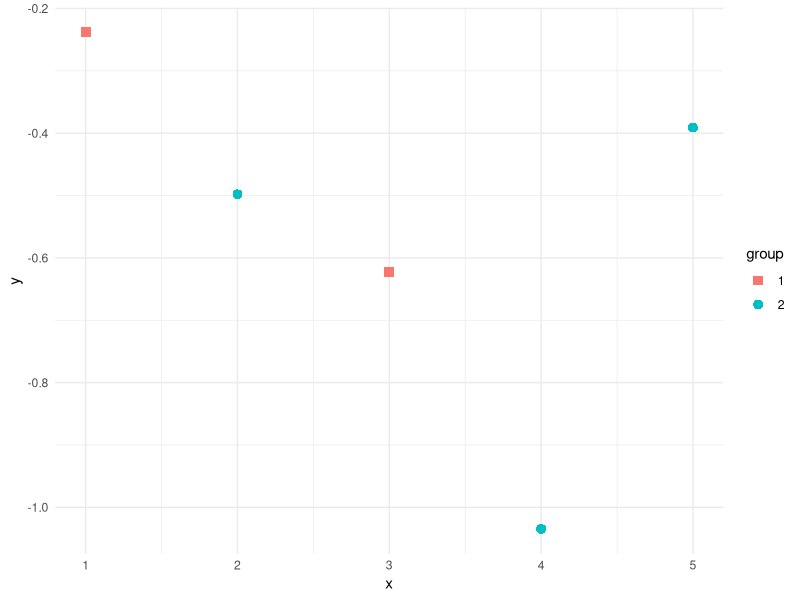
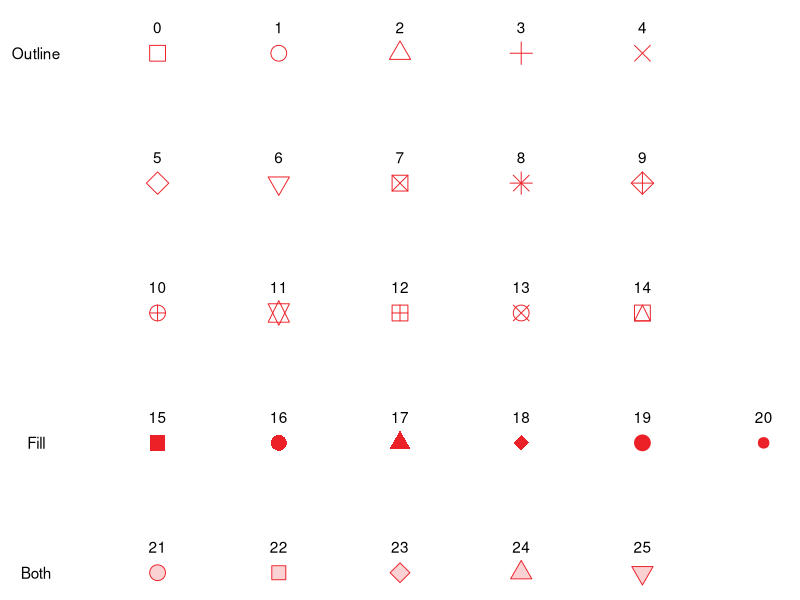
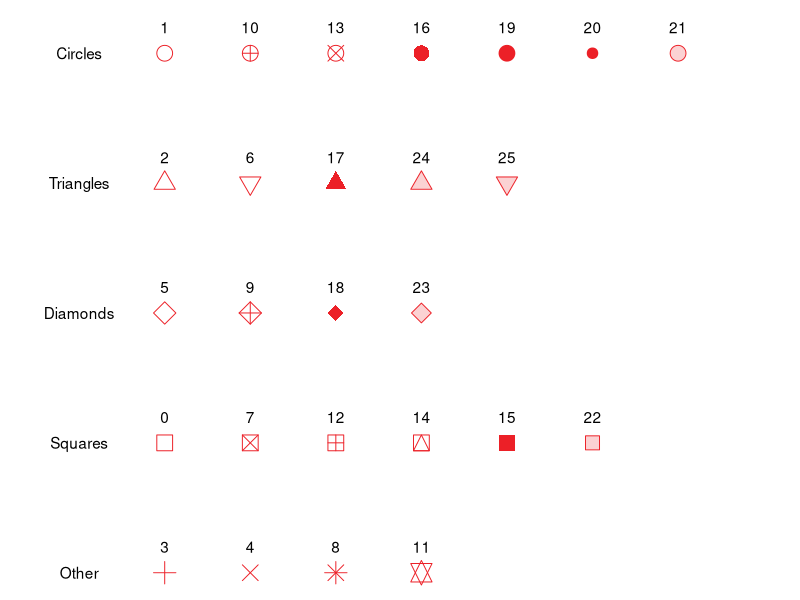

Generate these figures, in order, with R:
## ---- chunk 1
library(ggplot2)

dt = data.frame(x = 1:5, 
                y = rnorm(5), 
                group = as.factor(c(1, 2, 1, 2, 2)))

ggplot(dt, aes(x, y)) +
  geom_point(aes(shape = group, color = group), size = 3) + 
  scale_shape_manual(values = c(15, 16)) + 
  theme_minimal()
## ---- chunk 2
y = rep(5:1, times = c(5, 5, 5, 6, 5))
x = c(1:5, 1:5, 1:5, 1:6, 1:5)
shape = 0:25
dt = data.frame(x, y, shape)
ggplot(dt, aes(x, y, label = shape)) +
  geom_point(aes(shape = as.factor(shape)), size = 5,
             color = "#ec2027", fill = "#fbd2d3") + 
  geom_text(nudge_y = 0.2)  + 
  annotate("text", x = 0, y = 5, label = "Outline") +
  annotate("text", x = 0, y = 2, label = "Fill") +
  annotate("text", x = 0, y = 1, label = "Both") +
  scale_shape_manual(values = dt$shape) + 
  guides(shape = F) +
  theme_void()
## ---- chunk 3
y = rep(5:1, times = c(7, 5, 4, 6, 4))
x = c(1:7, 1:5, 1:4, 1:6, 1:4) 
shape = c(1, 10, 13, 16, 19, 20, 21,
          2, 6, 17, 24, 25,
          5, 9, 18, 23,
          0, 7, 12, 14, 15, 22,
          3, 4, 8, 11)
shape_factor = as.factor(0:25)
dt = data.frame(x, y, shape, shape_factor)
ggplot(dt, aes(x, y, label = shape)) +
  geom_point(aes(shape = shape_factor), size = 5,
             color = "#ec2027", fill = "#fbd2d3") + 
  geom_text(nudge_y = 0.2) + 
  annotate("text", x = 0, y = 5, label = "Circles") +
  annotate("text", x = 0, y = 4, label = "Triangles") +
  annotate("text", x = 0, y = 3, label = "Diamonds") +
  annotate("text", x = 0, y = 2, label = "Squares") +
  annotate("text", x = 0, y = 1, label = "Other") +
  scale_shape_manual(values = dt$shape) + 
  coord_cartesian(xlim = c(-0.5, 8)) +
  guides(shape = F) +
  theme_void()
